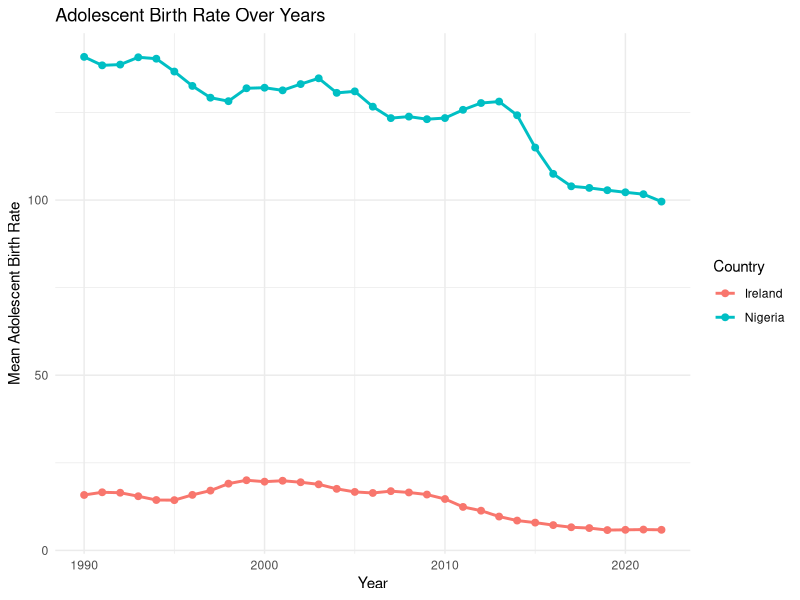
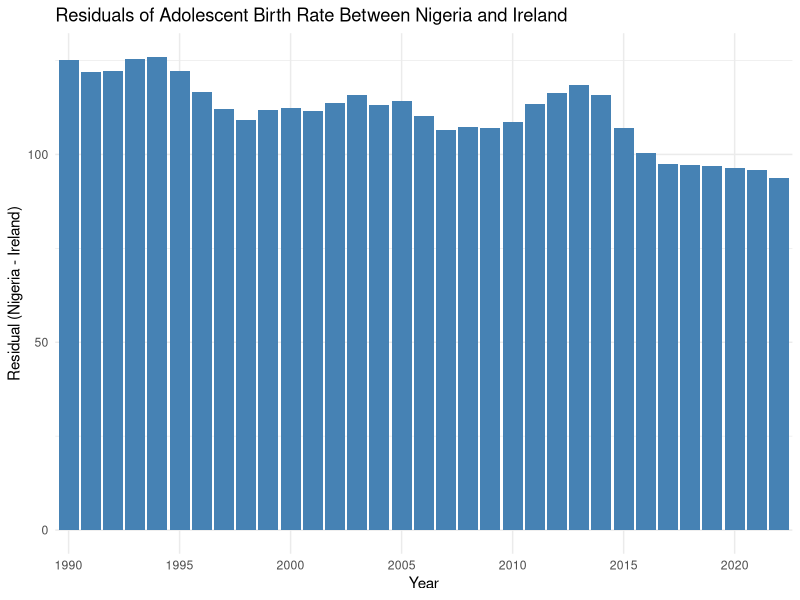

The R script that drew these images, in order:
## ---- chunk 1
    # Load the data.table package
    library(data.table)

    # Read the CSV files into data tables
    nga_data <- fread("hdro_indicators_nga.csv")
    irl_data <- fread("hdro_indicators_irl.csv")

    # Delete the first row
    nga_data <- nga_data[-1,]
    irl_data <- irl_data[-1,]

    # Display the first few rows of each dataset to understand their structure
    head(nga_data)
    head(irl_data)

## ---- chunk 2
# Check the structure of the data
str(nga_data)
str(irl_data)
## ---- chunk 3
#'year' should be integer and 'value' should be numeric:
nga_data[, year := as.integer(year)]
nga_data[, value := as.numeric(value)]

irl_data[, year := as.integer(year)]
irl_data[, value := as.numeric(value)]

# Verify the changes
str(nga_data)
str(irl_data)
## ---- chunk 4
    # Merge the datasets using rbind
    merged_data <- rbind(nga_data, irl_data)

    # Check the structure of merged_data
    str(merged_data)
## ---- chunk 5
library(dplyr)

# Filter data for Nigeria and Ireland
nigeria_data <- merged_data %>% filter(country_name == "Nigeria")
ireland_data <- merged_data %>% filter(country_name == "Ireland")

# Calculate mean of 'value' for each 'indicator_name' for Nigeria
nigeria_mean <- nigeria_data %>%
  group_by(indicator_name) %>%
  summarise(
    mean_value_Nigeria = mean(value, na.rm = TRUE),
    .groups = 'drop'
  )

# Calculate mean of 'value' for each 'indicator_name' for Ireland
ireland_mean <- ireland_data %>%
  group_by(indicator_name) %>%
  summarise(
    mean_value_Ireland = mean(value, na.rm = TRUE),
    .groups = 'drop'
  )

# Merge the mean values for Nigeria and Ireland into one table
mean_values_combined <- merge(nigeria_mean, ireland_mean, by = "indicator_name",
                              all = TRUE)

# Print the combined mean values
print(mean_values_combined)
## ---- chunk 6
# Filter data for the specific indicator_name
filtered_data <- merged_data[indicator_name == "Adolescent Birth Rate (births per 1,000 women ages 15-19)"]

# Set keys and calculate mean 'value' by 'country_name' and 'year'
result <- filtered_data[, .(mean_value = mean(value, na.rm = TRUE)), keyby =
                          .(country_name, year)]

# Print the result
print(result)
## ---- chunk 7
# Load necessary packages
library(ggplot2)

# Create a line plot for mean_value over the years for each country
line_plot <- ggplot(result, aes(x = year, y = mean_value, color = country_name,
                                group = country_name)) +
  geom_line(size = 1) +
  geom_point(size = 2) +
  labs(title = "Adolescent Birth Rate Over Years",
       x = "Year",
       y = "Mean Adolescent Birth Rate",
       color = "Country") +
  theme_minimal()

# Print the line plot
print(line_plot)

## ---- chunk 8
# Calculate the difference (residuals) between mean_value of Nigeria and Ireland for each year
residuals <- result[, .(residual = mean_value[country_name == "Nigeria"] - mean_value[country_name == "Ireland"]), by = year]

# Plot a barplot of residuals with adjusted x-axis labels
barplot <- ggplot(residuals, aes(x = factor(year), y = residual)) +
  geom_bar(stat = "identity", fill = "steelblue") +
  labs(title = "Residuals of Adolescent Birth Rate Between Nigeria and Ireland",
       x = "Year",
       y = "Residual (Nigeria - Ireland)") +
  scale_x_discrete(breaks = seq(min(residuals$year), max(residuals$year), by = 5)) +  # Adjust x-axis labels to show every 5 years
  theme_minimal()

# Print the barplot
print(barplot)

